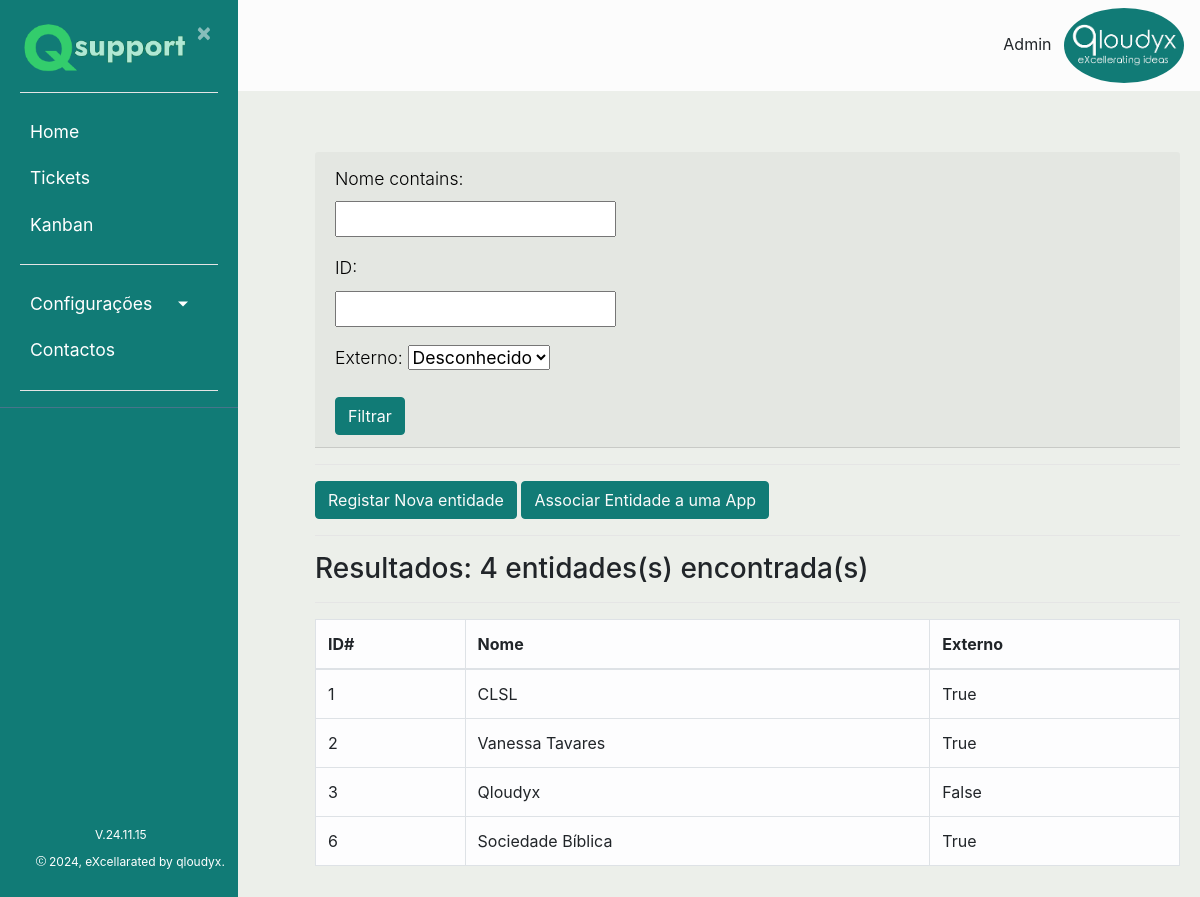
Screenshot of /listaentidades/ (signed in) with the database file from the repository.
### ticket/models.py (models this page shows, shortened)
class Usuarios(AbstractBaseUser):
    uuid = models.UUIDField(default = uuid.uuid4)
    nome = models.CharField(max_length=100, unique=True,verbose_name='Utilizador')
    email = models.EmailField(verbose_name='E-mail')
    foto = models.ImageField(null=True, blank=True, upload_to='users/uploads/fotos',verbose_name='Foto')
    descricao = models.CharField(max_length=250, null=True)
    EscolhasRole = {
    ("Interno", "Interno"),
    ("Operador", "Operador"),
    ("Cliente", "Cliente"),
    }
    role = models.CharField(max_length=50,choices= EscolhasRole ,verbose_name='Cargo')
    entidade = models.ManyToManyField(Entidades, verbose_name='Entidades')
    telefone = PhoneNumberField(null=True, blank=False, unique=True, verbose_name='Telefone')
    date_of_birth = models.DateField(verbose_name='Data de Nascimento')
    is_active = models.BooleanField(default=True, verbose_name='Ativo?')
    is_admin = models.BooleanField(default=False, verbose_name='Admin?')
    objects = MyUserManager()
    USERNAME_FIELD = 'nome'
    REQUIRED_FIELDS = ['date_of_birth','email']
    def nomes_entidade(self):
            return ', '.join([a.nome for a in self.entidade.all()])
    nomes_entidade.short_description = "Entidades"

class Entidades(models.Model):
    nome = models.CharField(max_length=100)
    externo = models.BooleanField(default=False)

### ticket/views.py (the view)
# urls.py: path('listaentidades/', ticket_views.lista_entidades, name ='listaentidades'),#lista de entididades
def lista_entidades(request):
    entidade = Entidades.objects.all()
    entfiltro = EntidadesFilter(request.GET, entidade)
    total_resultados = entfiltro.qs.count()
    return render (request,'ticket/listaentidades.html', {'entidade': entfiltro.qs, 'total':total_resultados, 'filter':entfiltro})

### ticket/templates/ticket/listaentidades.html
{% extends "ticket/base.html" %}
{% block content %}
<body>
    <div class="card-header" id="formDiv">
        <form method="get">
            {{ filter.form.as_p }}
            <button type="submit" class="btn btn-primary">Filtrar</button>
        </form>
    </div>
    <hr>
    <button type="button" class="btn btn-primary"><a href="{% url 'criar_entidades' %}">Registar Nova entidade</a></button>
    <button type="button" class="btn btn-primary"><a href="{% url 'associar_entid_app' %}">Associar Entidade a uma App</a></button>
    <hr>
    <h3>Resultados: {{ total }} entidades(s) encontrada(s)</h3>
    <hr>
    <table class="table table-bordered table-light">
        <thead>
            <tr>
                <th>ID#</th>
                <th>Nome</th>
                <th>Externo</th>
            </tr>
        </thead>
        <tbody>
            {% for entidade in entidade %}
            <tr>
                <td>{{ entidade.id }}</td>
                <td>{{ entidade.nome }}</td>
                <td>{{ entidade.externo }}</td>
            </tr>
            {% empty %}
            <tr>
                <td colspan="2">Nenhuma entidade registrada</td>
            </tr>
            {% endfor %}
        </tbody>
    </table>
</body>
{% endblock content %}

### ticket/templates/ticket/base.html (shortened to what this page needs)
{% load static %}
<!DOCTYPE html>
<html lang="en">
<head>
    <link rel="stylesheet" href="https://cdn.jsdelivr.net/npm/bootstrap@4.0.0/dist/css/bootstrap.min.css">
    <link rel="stylesheet" type="text/css" href="{% static 'ticket/main.css' %}">
</head>
<body>
    {% if user.nome == "Registo" %}
    <div class="wrapper">
        <nav id="sidebar">
            <div class="sidebar-header">
                <a href = "{% url 'ticket-home' %}"> <img src="{% static 'ticket/Qloudyx3.png' %}" style="width:170px;height:100%;"></a>
                <a class="close" onclick="CloseMenu()">&nbsp×&nbsp</a>
                <hr>
                <form method="post" action="{% url 'logout' %}">
                    {% csrf_token %}
                    <a><button style="color:white; text-align:center" class="astext" type="submit">Logout</button></a>
                </form>
                <hr>
            </div>
            </ul>
        </nav>
            <main role="main" class="container">
                <div class="row">
                    <div class="col-md-8">
                        {% if messages %}
                            {% for message in messages %}
                                <div class="alert alert-{{ message.tags }} ">
                                    {{ message }}
                                </div>
                            {% endfor %}
                        {% endif %}
                    </div>
                </div>
            </main>
            <div class="collapse navbar-collapse" id="navbarSupportedContent">
                <ul class="nav navbar-nav ml-auto">
                    <li class="nav-item active">
                        <div class="dropdown">
                            {% if user.is_authenticated %}
                            <img src= "{{ user.foto.url }} " alt="Menu" id="foto" class="rounded-circle" width="150"/>
                            <center>
                            </center>
                        </div>
                        {% endif %}
                    </li>
                </ul>
                </div>
        </div>
        {% block restricted %}{% endblock %}
    {% else %}
    <div class="wrapper">
        <nav id="sidebar">
            <div class="sidebar-header">
                <a href = "{% url 'ticket-home' %}"> <img src="{% static 'ticket/Qloudyx3.png' %}" style="width:170px;height:100%;"></a>
                <a class="close" onclick="CloseMenu();Aparece()">&nbsp×&nbsp</a>
                <hr>
            </div>
            <ul class="list-unstyled components" >
                <li>
                    {% if user.role == "Interno" or user.role == "Operador" or user.is_admin %}
                        <a href="{% url 'ticket-home' %}">Home</a>
                    {% endif %}
                    {% if user.is_authenticated %}
                        <a class= "nav-item nav-link"href="{% url 'listaticket' %}?aberto=1">Tickets</a>
                        {% if user.role == "Interno" or user.role == "Operador" or user.is_admin %}
                            <a class= "nav-item nav-link"href="{% url 'listakanban' %}">Kanban</a>
                        {% endif %}
                    {% endif %}
                </li>
                {% if user.is_admin or user.role == "Interno"%}
                <li>
                    <hr>
                    <a href="#homeSubmenu" data-toggle="collapse" aria-expanded="false" class="dropdown-toggle">Configurações</a>
                </li>
                {% endif %}
                <li>
                <a href="#">Contactos</a>
                </li>
                    <hr>
            </ul>
        <footer style="font-size:12px;position:absolute; bottom:8%; left:40%;">V.24.11.15</footer>
        <footer style="font-size:12px;position:absolute; bottom:5%; left:15%;">
        2024, eXcellarated by <a href="http://www.qloudyx.pt">qloudyx</a>.</footer>
        </nav>
        </div>
        <div id="contenta">
            <nav style="background-color:#fcfcfc;" class="navbar navbar-expand">
                <div class="container-fluid">
                    {% if user.is_authenticated %}
                    <div class="collapse navbar-collapse" id="navbarSupportedContent">
                        <ul class="nav navbar-nav ml-auto">
                            <li class="nav-item active">
                                <div class="dropdown">
                                    {% if user.is_authenticated %}
                                    <a class="nav-link" style="display:inline;text-align:center" href="#">{{user.nome}}</a>
                                    <img src= "{{ user.foto.url }} " alt="Menu" class="rounded-circle" width="120" />
                                </div>
                                {% endif %}
                            </li>
                        </ul>
                    </div>
                    {% endif %}
                </div>
            </nav>
            <main role="main" class="container">
                <div class="row">
                    <div class="col-md-8">
                    </div>
                </div>
            </main>
        {% endif %}
        <div id="content">
            {% block content %}{% endblock %}
        </div>
</body>
</html>

### ticket/static/ticket/main.css (style rules this page uses)
body { background-color: #ecefea; }
p { font-size: 1.1em; font-weight: 300; line-height: 1.7em; max-width: 250px; color: black; display:block; text-align: left; }
hr { background-color: white; }
a, a:hover, a:focus { color: inherit; text-decoration: none; transition: all 0.3s; }
.navbar { width: 100%; background: #fff; border: none; border-radius: 0; margin-bottom: 40px; box-shadow:rgba(0, 0, 0, 0.1); }
.wrapper { display: flex; width: 100%; align-items: stretch; }
#sidebar { height: 100%; width: 250; position: fixed; z-index: 1; overflow-x: hidden; background: #117B76; color: #fff; transition: all 0.3s; }
#sidebar .sidebar-header { padding-left: 20px; padding-top: 20px; padding-right: 20px; background: #117B76; }
#sidebar ul.components { padding-left: 20px; padding-right: 20px; border-bottom: 1px solid #47748b; }
#sidebar ul li a { padding: 10px; font-size: 1.1em; display: block; }
a[data-toggle="collapse"] { position: relative; }
.dropdown-toggle::after { display: block; position: absolute; top: 50%; right: 30px; transform: translateY(-50%); }
#contenta { margin-left: 0px !important; position: relative; padding-left: 5px; padding-bottom: 15px !important; transition: all 0.3s; }
#content { margin-left: 290px; position: relative; padding: 20px; min-height: 80vh; transition: all 0.3s; }
button { background-color:#117B76; color:#fafafa }

### ticket/templates/ticket/base.html (style rules this page uses)
.dropdown { position: relative; display: inline-block; }
.btn-primary,.btn-info,.btn-secondary,.btn-success,.btn-danger { background-color:#117B76; border-color:#117B76; color:#fafafa; transition: 0.5s }
body { background-color: #ecefea; }

### rows the page displays
Usuarios: nome "Admin", foto (picture)
Entidades: id "1", nome "CLSL", externo "True"
Entidades: id "2", nome "Vanessa Tavares", externo "True"
Entidades: id "3", nome "Qloudyx", externo "False"
Entidades: id "6", nome "Sociedade Bíblica", externo "True"

### other values shown
{{ total }} "4"
